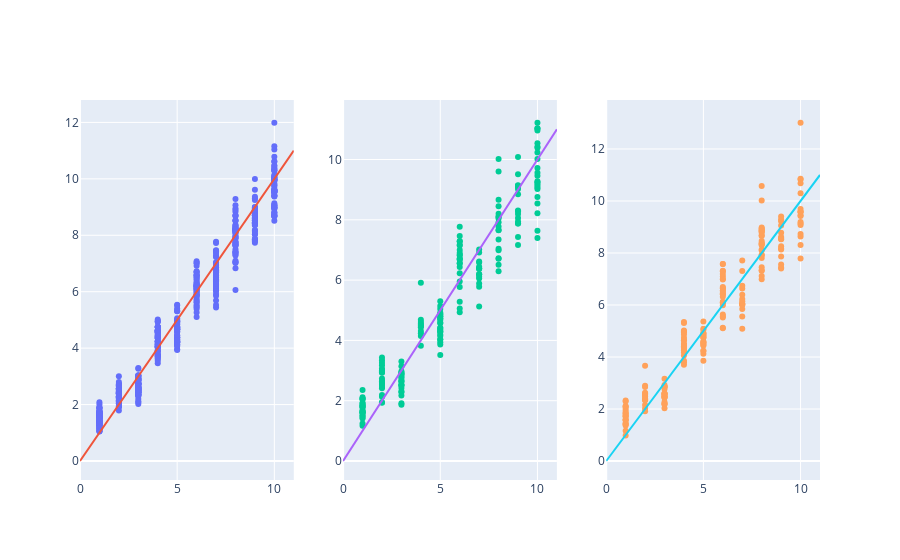

Notebook cell for this chart:
### Code cell
from plotly.subplots import make_subplots


train_predictions = model.predict(train_X)
val_predictions = model.predict(val_X)
test_predictions = model.predict(test_X)

fig = make_subplots(1, 3)

fig.add_trace(
    go.Scatter(
        x=train_y.squeeze(),
        y=train_predictions.squeeze(),
        mode='markers',
        showlegend=False
    )
, row=1, col=1)
fig.add_trace(
    go.Scatter(
        x=[0, 11],
        y=[0, 11],
        mode='lines',
        showlegend=False
    )
, row=1, col=1)

fig.add_trace(
    go.Scatter(
        x=val_y.squeeze(),
        y=val_predictions.squeeze(),
        mode='markers',
        showlegend=False
    )
, row=1, col=2)
fig.add_trace(
    go.Scatter(
        x=[0, 11],
        y=[0, 11],
        mode='lines',
        showlegend=False
    )
, row=1, col=2)

fig.add_trace(
    go.Scatter(
        x=test_y.squeeze(),
        y=test_predictions.squeeze(),
        mode='markers',
        showlegend=False
    )
, row=1, col=3)
fig.add_trace(
    go.Scatter(
        x=[0, 11],
        y=[0, 11],
        mode='lines',
        showlegend=False
    )
, row=1, col=3)

### Figure 1 — Plotly figure (JSON) as saved in the notebook; plotly's stock layout.template omitted (floating-point values rounded to 4 significant figures; data arrays with more than 128 entries replaced by an {"elided": "..."} marker saying what was removed)
{"data": [{"mode": "markers", "showlegend": false, "type": "scatter", "x": {"elided": "600 int values"}, "xaxis": "x", "y": {"elided": "600 float values"}, "yaxis": "y"}, {"mode": "lines", "showlegend": false, "type": "scatter", "x": [0, 11], "xaxis": "x", "y": [0, 11], "yaxis": "y"}, {"mode": "markers", "showlegend": false, "type": "scatter", "x": {"elided": "200 int values"}, "xaxis": "x2", "y": {"elided": "200 float values"}, "yaxis": "y2"}, {"mode": "lines", "showlegend": false, "type": "scatter", "x": [0, 11], "xaxis": "x2", "y": [0, 11], "yaxis": "y2"}, {"mode": "markers", "showlegend": false, "type": "scatter", "x": {"elided": "200 int values"}, "xaxis": "x3", "y": {"elided": "200 float values"}, "yaxis": "y3"}, {"mode": "lines", "showlegend": false, "type": "scatter", "x": [0, 11], "xaxis": "x3", "y": [0, 11], "yaxis": "y3"}], "layout": {"xaxis": {"anchor": "y", "domain": [0, 0.2889]}, "xaxis2": {"anchor": "y2", "domain": [0.3556, 0.6444]}, "xaxis3": {"anchor": "y3", "domain": [0.7111, 1]}, "yaxis": {"anchor": "x", "domain": [0, 1]}, "yaxis2": {"anchor": "x2", "domain": [0, 1]}, "yaxis3": {"anchor": "x3", "domain": [0, 1]}}}
